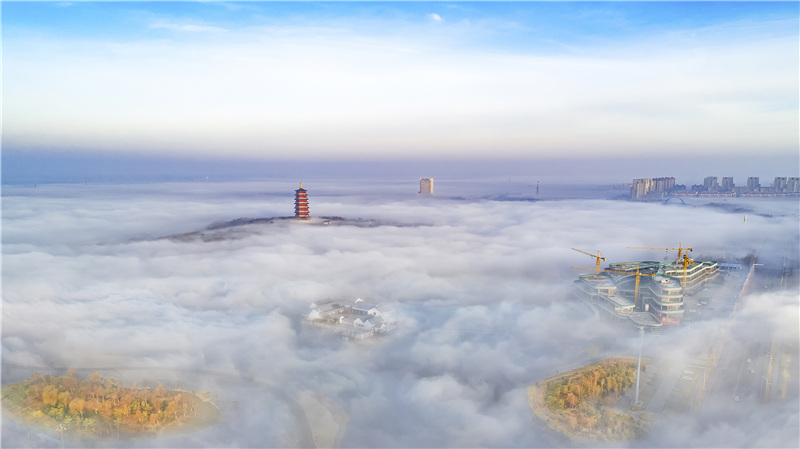
//> input picture Qt code/untitled21/build/Desktop_Qt_6_7_3-Debug/1.jpeg, 800 x 449 px
$ ./main   (built with g++ and OpenCV 4)
//> lines starting //> are read from the running program, lines starting //| are printed output that depends on the picture
#include <opencv2/opencv.hpp>
#include <vector>

int main()
{
    cv::Mat img = cv::imread("1.jpeg");
//> img is the input picture: 449 rows x 800 cols, CV_8UC3; mean B, G, R 208, 194.8, 185.9
    //不同颜色，可调节窗口大小
    cv::Mat gray, HSV, YUV, Lab, img32;
    img.convertTo(img32, CV_32F, 1.0 / 255);

    cv::cvtColor(img32, HSV, cv::COLOR_BGR2HSV);
//> HSV: 449 rows x 800 cols, CV_32FC3; mean H, S, V 199.8, 0.1, 0.8
    cv::cvtColor(img32, YUV, cv::COLOR_BGR2YUV);
//> YUV: 449 rows x 800 cols, CV_32FC3; mean of channels 0, 1, 2 0.759, 0.528, 0.473
    cv::cvtColor(img32, Lab, cv::COLOR_BGR2Lab);
//> Lab: 449 rows x 800 cols, CV_32FC3; mean of channels 0, 1, 2 78.3, 0.1, -7.5
    cv::cvtColor(img32, gray, cv::COLOR_BGR2GRAY);

    cv::namedWindow("原图", cv::WINDOW_FREERATIO);
    cv::namedWindow("HSV", cv::WINDOW_FREERATIO);
    cv::namedWindow("YUV", cv::WINDOW_FREERATIO);
    cv::namedWindow("Lab", cv::WINDOW_FREERATIO);
    cv::namedWindow("gray", cv::WINDOW_FREERATIO);

    cv::imshow("原图", img32);
    cv::imshow("HSV", img32);
    cv::imshow("YUV", YUV);
    cv::imshow("Lab", Lab);
    cv::imshow("gray", gray);

    //二值化
    cv::Mat img_B, img_B_V, gray_B, gray_B_V, gray_T, gray_T_V, gray_TRUNC;

    threshold(img, img_B, 125, 255, cv::THRESH_BINARY);
    threshold(img, img_B_V, 125, 255, cv::THRESH_BINARY_INV);
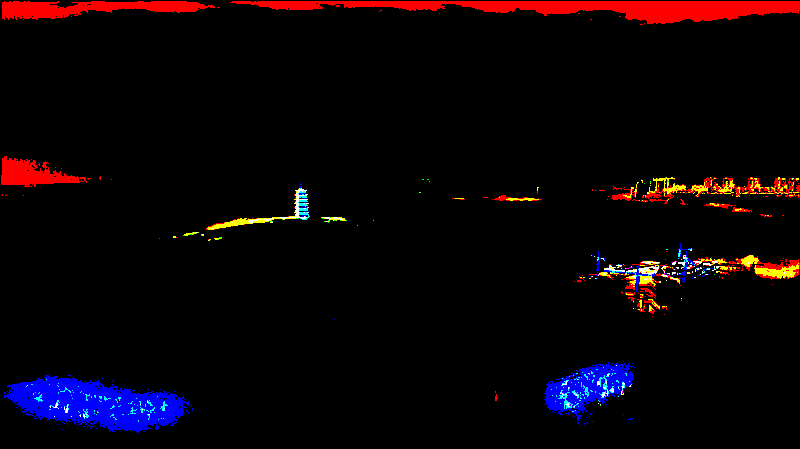
//> img_B_V: 449 rows x 800 cols, CV_8UC3; mean B, G, R 7.5, 2.8, 10.9
    imshow("img_B", img_B);
    imshow("img_B_V", img_B_V);

    threshold(gray, gray_B, 125, 255, cv::THRESH_BINARY);
//> gray_B: 449 rows x 800 cols, CV_32FC1; every value is 0
    threshold(gray, gray_B_V, 125, 255, cv::THRESH_BINARY_INV);
//> gray_B_V: 449 rows x 800 cols, CV_32FC1; every value is 255
    imshow("gray_B", gray_B);
    imshow("gray_B_V", gray_B_V);

    threshold(gray, gray_T, 125, 255, cv::THRESH_TOZERO);
    threshold(gray, gray_T_V, 125, 255, cv::THRESH_TOZERO_INV);
    imshow("gray_T", gray_T);
    imshow("gray_T_V", gray_T_V);

    threshold(gray, gray_TRUNC, 125, 255, cv::THRESH_TRUNC);
    imshow("gray_TRUNC", gray_TRUNC);

    //查找映射
    uchar lutFirst[256];
    for (int i = 0; i < 256; i++)
    {
        if (i < 100)
        {
            lutFirst[i] = 0;
        }
        if (i > 100 && i <= 200)
        {
            lutFirst[i] = 100;
        }
        if (i > 200)
        {
            lutFirst[i] = 255;
        }
    }
    cv::Mat lutOne(1, 256, CV_8UC1, lutFirst);

    uchar lutSecond[256];
    for (int i = 0; i < 256; i++)
    {
        if (i < 100)
        {
            lutSecond[i] = 0;
        }
        if (i > 100 && i <= 200)
        {
            lutSecond[i] = 100;
        }
        if (i > 200)
        {
            lutSecond[i] = 255;
        }
    }
    cv::Mat lutTwo(1, 256, CV_8UC1, lutSecond);

    uchar lutThird[256];
    for (int i = 0; i < 256; i++)
    {
        if (i < 100)
        {
            lutThird[i] = 0;
        }
        if (i > 100 && i <= 200)
        {
            lutThird[i] = 100;
        }
        if (i > 200)
        {
            lutThird[i] = 255;
        }
    }
    cv::Mat lutThree(1, 256, CV_8UC1, lutThird);

    std::vector<cv::Mat> mergeMats;
    mergeMats.push_back(lutOne);
    mergeMats.push_back(lutTwo);
    mergeMats.push_back(lutThree);
    cv::Mat LutTree;
    merge(mergeMats, LutTree);

    cv::Mat out0, out1, out2;
    cvtColor(img, gray, cv::COLOR_BGR2GRAY);
//> gray: 449 rows x 800 cols, CV_8UC1
    cv::LUT(gray, lutOne, out0);
    cv::LUT(img, lutTwo, out1);
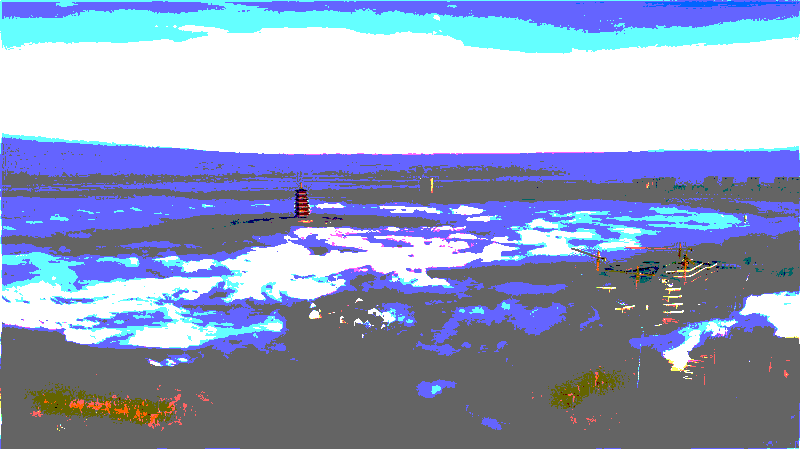
//> out1: 449 rows x 800 cols, CV_8UC3; mean B, G, R 192.7, 161.3, 149
    cv::LUT(img, lutThree, out2);
    imshow("out0", out0);
    imshow("out1", out1);
    imshow("out2", out2);

    //缩放
    cv::Mat smallImg, bigImg0, bigImg1, bigImg2;
    cv::resize(gray, smallImg, cv::Size(15, 15), 0, 0, cv::INTER_AREA);
    cv::resize(smallImg, bigImg0, cv::Size(30, 30), 0, 0, cv::INTER_NEAREST);
    cv::resize(smallImg,bigImg1, cv::Size(30, 30), 0, 0, cv::INTER_LINEAR);
    cv::resize(smallImg, bigImg2, cv::Size(30, 30), 0, 0, cv::INTER_CUBIC);
    cv::namedWindow("smallImg", cv::WINDOW_NORMAL);
    imshow("smallImg", smallImg);
    cv::namedWindow("bigImg0", cv::WINDOW_NORMAL);
    imshow("bigImg0", bigImg0);
    cv::namedWindow("bigImg1", cv::WINDOW_NORMAL);
    imshow("bigImg1", bigImg1);
    cv::namedWindow("bigImg2", cv::WINDOW_NORMAL);
    imshow("bigImg2", bigImg2);

    //翻转
    cv::Mat img_x, img_y, img_xy;
    flip(img, img_x, 0);
    flip(img, img_y, 1);
    flip(img, img_xy, -1);
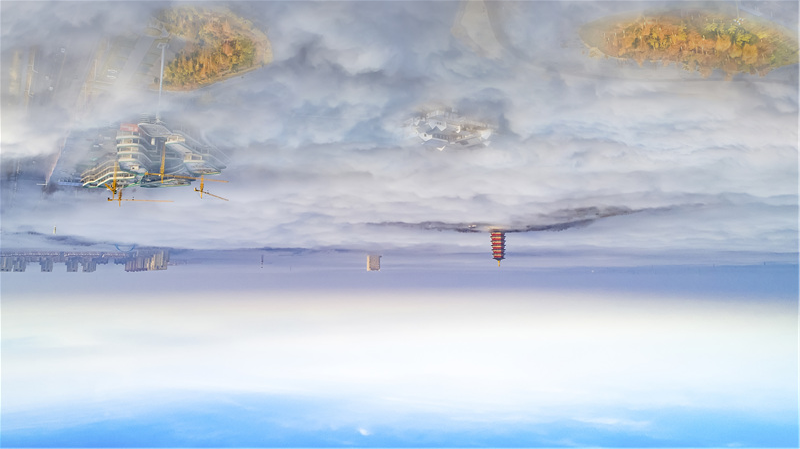
//> img_xy: 449 rows x 800 cols, CV_8UC3; mean B, G, R 208, 194.8, 185.9
    imshow("x", img_x);
    imshow("y", img_y);
    imshow("xy", img_xy);

    //仿射变换
    cv::Mat rotation0, rotation1, img_warp0, img_warp1;
    double angle = 30;
    cv::Size dst_size(img.rows, img.cols);
//> dst_size = Size(449, 800)
    cv::Point2f center(img.rows / 2.0, img.cols / 2.0);
//> center = Point(224.5, 400)
    rotation0 = getRotationMatrix2D (center, angle, 1);
    cv::warpAffine(img, img_warp0, rotation0, dst_size);
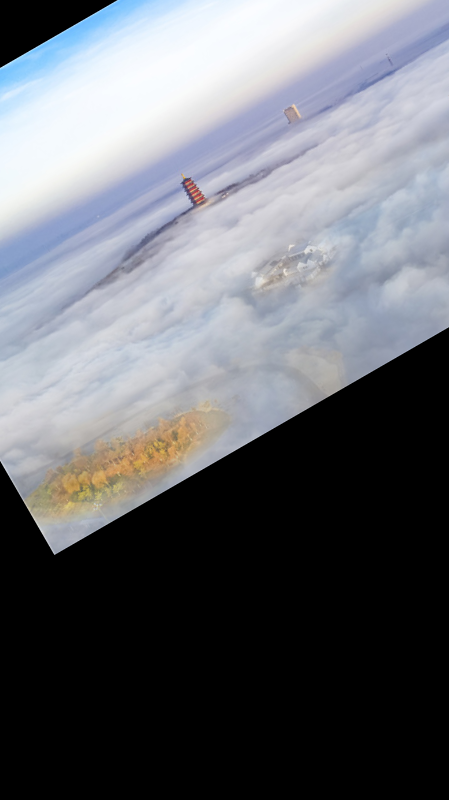
//> img_warp0: 800 rows x 449 cols, CV_8UC3; mean B, G, R 112.2, 106.5, 104.2
    imshow("img_warp0", img_warp0);

    cv::Point2f src_points[3];
    cv::Point2f dst_points[3];
    src_points[0] = cv::Point2f(0, 0);
    src_points[1] = cv::Point2f(0, (float)(img.cols - 1));
    src_points[2] = cv::Point2f((float)(img.rows - 1), (float)(img.cols - 1));

    dst_points[0] = cv::Point2f((float)(img.rows) * 0.11, (float)(img.cols) * 0.20);
    dst_points[1] = cv::Point2f((float)(img.rows) * 0.15, (float)(img.cols) * 0.70);
    dst_points[2] = cv::Point2f((float)(img.rows) * 0.81, (float)(img.cols) * 0.85);
    rotation1 = cv::getAffineTransform(src_points, dst_points);
    warpAffine(img, img_warp1, rotation1, dst_size);
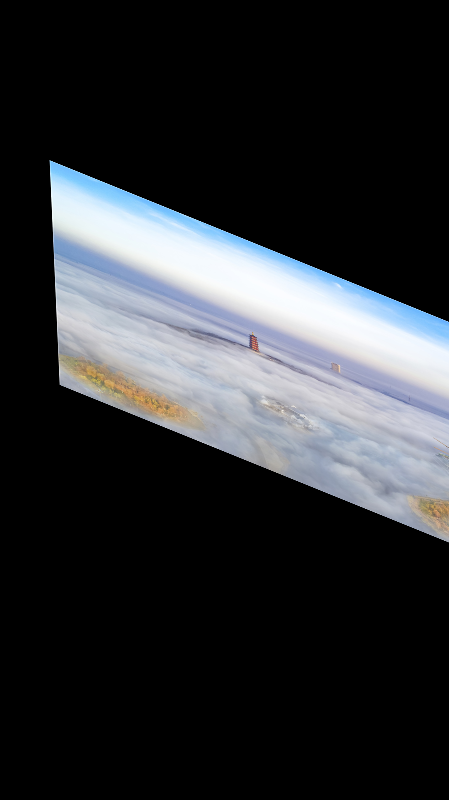
//> img_warp1: 800 rows x 449 cols, CV_8UC3; mean B, G, R 50.8, 47.7, 45.6
    imshow("img_warp1", img_warp1);

    //添加文字图形
    cv::circle(img, cv::Point(50, 50), 25, cv::Scalar(255, 255, 255), -1);
    cv::circle(img, cv::Point(100, 50), 20, cv::Scalar(255, 255, 255), 4);

    cv::line(img, cv::Point(100, 100), cv::Point(200, 100), cv::Scalar(255, 255, 255), 2, cv::LINE_4, 0);
//> img: 449 rows x 800 cols, CV_8UC3; mean B, G, R 208, 195, 186.3

    cv::ellipse(img, cv::Point(300, 255), cv::Size(100, 70), 0, 0, 100, cv::Scalar(255, 255, 255), -1);
    cv::ellipse(img, cv::RotatedRect(cv::Point2f(150, 100), cv::Size2f(30, 20), 0), cv::Scalar(0, 0, 255), 2);
    std::vector<cv::Point> points;

    cv::ellipse2Poly(cv::Point(200, 400), cv::Size(100, 70), 0, 0, 360, 2, points);
    for (int i = 0; i < points.size() - 1; i++)
    {
        if (i == points.size() - 1)
        {
            cv::line(img, points[0], points[1], cv::Scalar(255, 255, 255), 2);
            break;
        }
        cv::line(img, points[1], points[i + 1], cv::Scalar(255, 255, 255), 2);
    }
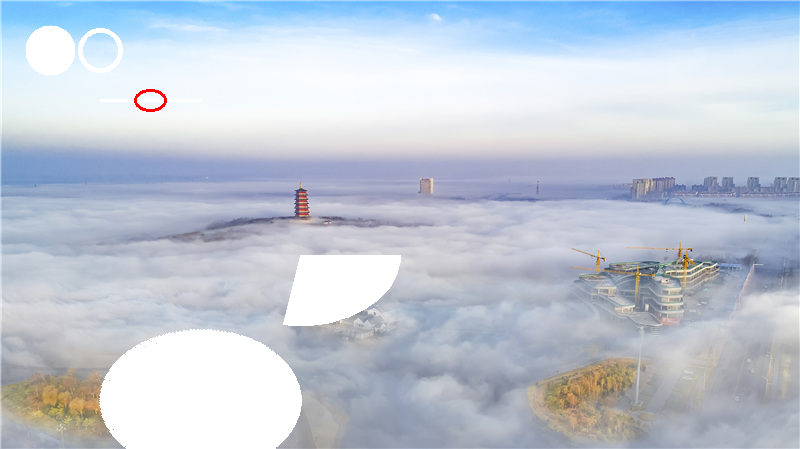
//> img: 449 rows x 800 cols, CV_8UC3; mean B, G, R 213.6, 200.5, 191.7

    cv::rectangle(img, cv::Point(50, 400), cv::Point(100, 450), cv::Scalar(125, 125, 125), -1);
    cv::rectangle(img, cv::Rect(400, 450, 60, 50), cv::Scalar(0, 125, 125), 2);

    cv::Point pp[2][6];
    pp[0][0] = cv::Point(72, 200);
    pp[0][1] = cv::Point(142, 204);
    pp[0][2] = cv::Point(226, 273);
    pp[0][3] = cv::Point(172, 310);
    pp[0][4] = cv::Point(117, 340);
    pp[0][5] = cv::Point(30, 260);
    pp[1][0] = cv::Point(359, 339);
    pp[1][1] = cv::Point(447, 341);
    pp[1][2] = cv::Point(504, 349);
    pp[1][3] = cv::Point(414, 433);
    pp[1][4] = cv::Point(418, 449);
    pp[1][5] = cv::Point(354, 451);
    cv::Point pp2[5];
    pp2[0] = cv::Point(350, 83);
    pp2[1] = cv::Point(463, 90);
    pp2[2] = cv::Point(500, 171);
    pp2[3] = cv::Point(421, 194);
    pp2[4] = cv::Point(338, 141);
    const cv::Point *pts[3] = {pp[0], pp[1], pp[2]};
    int npts[] = {6, 6, 5};
    fillPoly(img, pts, npts, 3, cv::Scalar(125, 125, 125), 0);

    cv::putText(img, "123123123", cv::Point(400, 400), 2, 1, cv::Scalar(255, 255, 255));
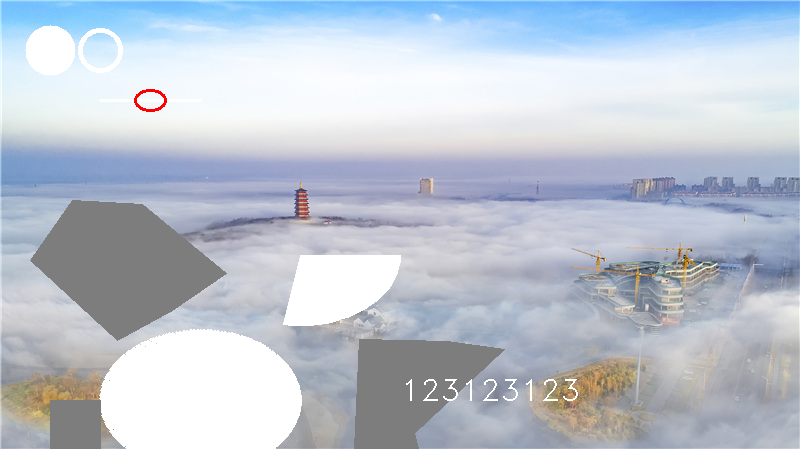
//> img: 449 rows x 800 cols, CV_8UC3; mean B, G, R 208.4, 196.1, 187.7
    imshow("img", img);

    cv::waitKey(0);

    return 0;
}
